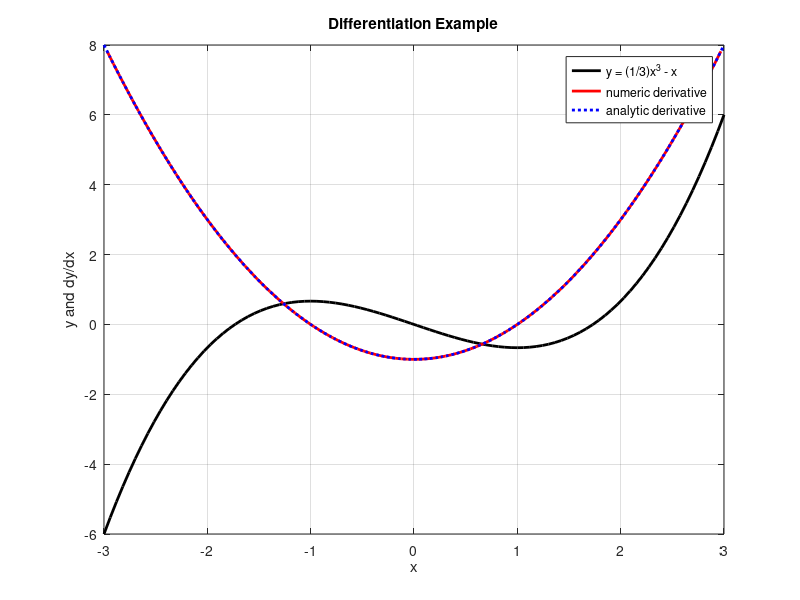

Here is the MATLAB script that generated this plot:
%example3_differentiation.m
%
%This script gives examples about how to numerically evaluate a deriviative
%
%Tom Allison 8/22/2013

set(0,'DefaultLineLineWidth',2); % make the default plotting linewidth 2

x = linspace(-3,3,100); % construct linearly spaced array for x, 100 points
dx = x(2) - x(1); %spacing between points in x

y = (1/3)*x.^3 - x; % construct array representing function y = (1/3)x^3 -x

dydx_analytic = x.^2 -1; % construct array representing derivative of y calculated analytically

dydx_numeric = diff(y)/dx; % estimate numerical derivative of y as difference between
                           % adjacent y values divided by spacing in x.
                           
%Now you cannot just plot(x,dydx_numeric) because the length of diff(y) 
%and thus dydx_numeric is 1 element smaller than y because if there are 100
%elements in y there are only 99 intervals between the elements.
%dydx_numeric is really representing the derivative at the points midway
%between the values of x, so we should construct an array that has these
%midpoint values. viz.

x2 = (x(1:end-1) + x(2:end))/2; % array with the midpoints of the x array

figure(1);
hy = plot(x,y,'k');
hold on
hypn = plot(x2,dydx_numeric,'r');
hypa = plot(x,dydx_analytic,'b:');
hold off
grid on
xlabel('x');
ylabel('y and dy/dx');
title('Differentiation Example');
legend([hy,hypn,hypa],'y = (1/3)x^3 - x','numeric derivative','analytic derivative');





